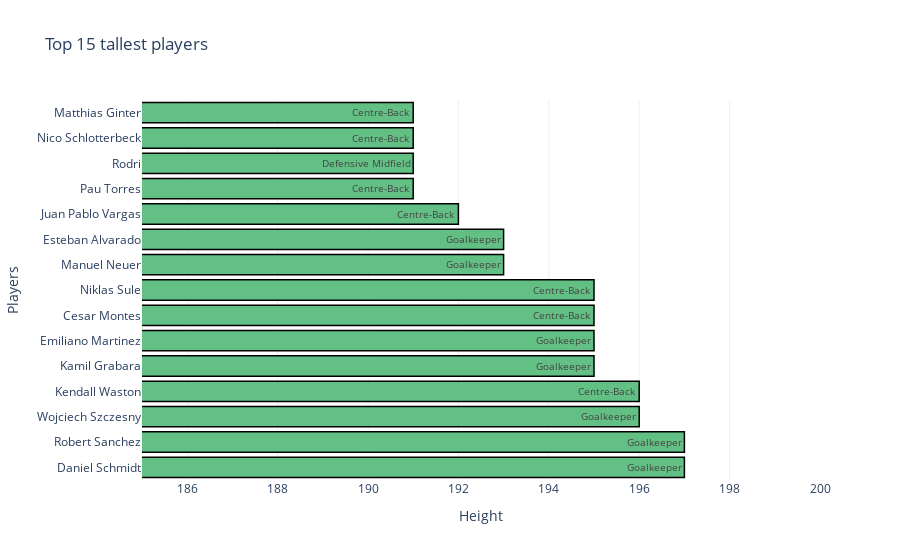

Write notebook code for a chart like this one.
### Code cell
players_tallest = players.nlargest(15, ['Height_cm'])

trace1 = go.Bar(
                y = players_tallest.Name,
                x = players_tallest.Height_cm,
                marker = dict(color = '#63C085',
                             line=dict(color='rgb(0,0,0)',width=1.5)),
                text = players_tallest.Position,
                orientation='h')

data = [trace1]
layout = go.Layout(barmode = "group")
fig2 = go.Figure(data = data, layout = layout)
fig2.update_layout(xaxis_range=[185,200])
fig2.update_layout(
    title="Top 15 tallest players",
    xaxis_title="Height",
    yaxis_title="Players",
    template = "plotly_white"
)
iplot(fig2)

### Figure 1 — Plotly figure (JSON) as saved in the notebook; plotly's stock layout.template omitted (floating-point values rounded to 4 significant figures)
{"data": [{"marker": {"color": "#63C085", "line": {"color": "rgb(0,0,0)", "width": 1.5}}, "orientation": "h", "text": ["Goalkeeper", "Goalkeeper", "Goalkeeper", "Centre-Back", "Goalkeeper", "Goalkeeper", "Centre-Back", "Centre-Back", "Goalkeeper", "Goalkeeper", "Centre-Back", "Centre-Back", "Defensive Midfield", "Centre-Back", "Centre-Back"], "x": [197, 197, 196, 196, 195, 195, 195, 195, 193, 193, 192, 191, 191, 191, 191], "y": ["Daniel Schmidt", "Robert Sanchez", "Wojciech Szczesny", "Kendall Waston", "Kamil Grabara", "Emiliano Martinez", "Cesar Montes", "Niklas Sule", "Manuel Neuer", "Esteban Alvarado", "Juan Pablo Vargas", "Pau Torres", "Rodri", "Nico Schlotterbeck", "Matthias Ginter"], "type": "bar"}], "layout": {"barmode": "group", "title": {"text": "Top 15 tallest players"}, "xaxis": {"range": [185, 200], "title": {"text": "Height"}}, "yaxis": {"title": {"text": "Players"}}}}
